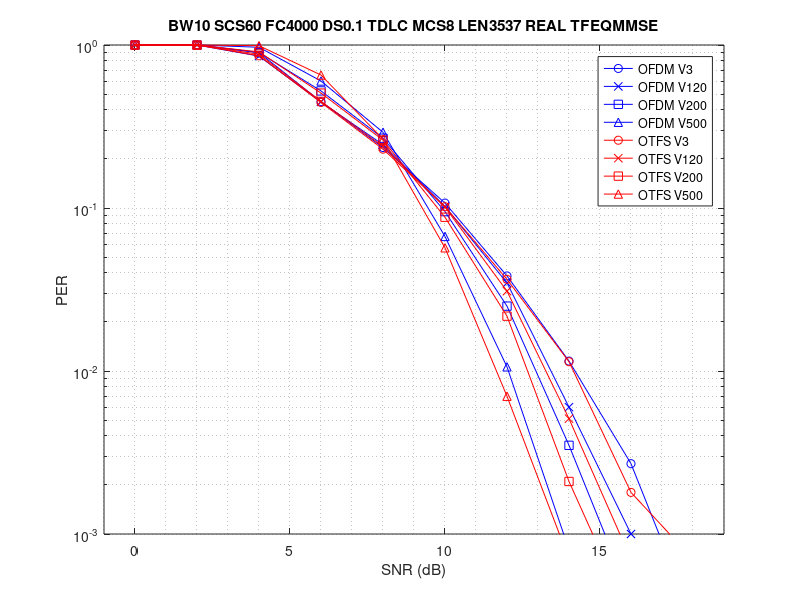
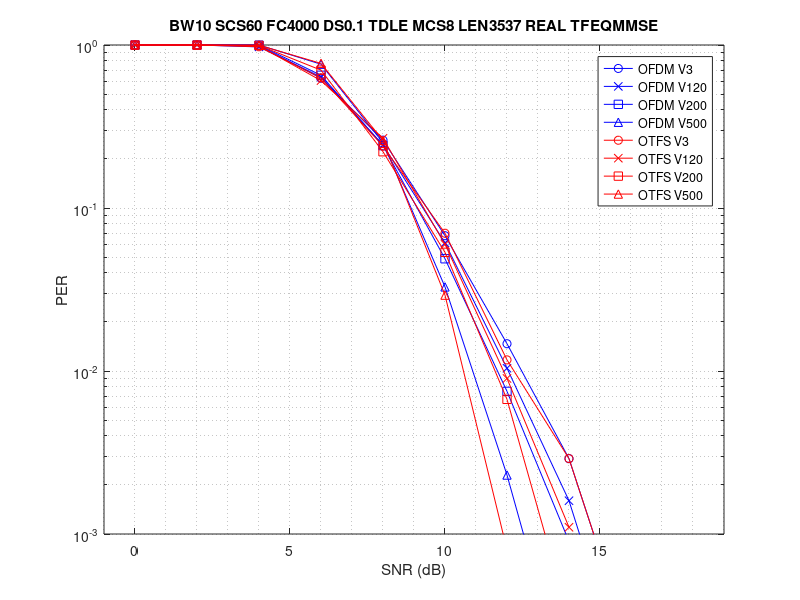
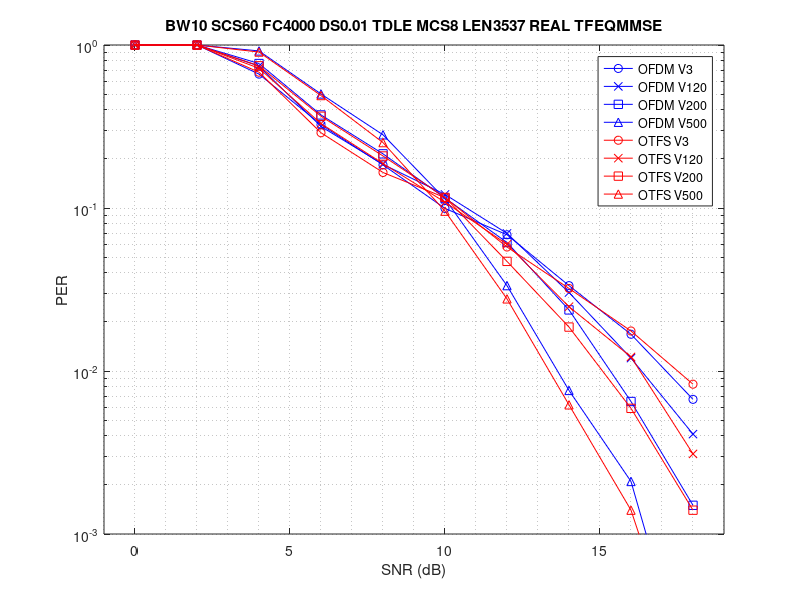

Write MATLAB code to recreate these figures, in order.
% simulator: new_wave_test_r3
% commit: a48c3a6
% maintain bandwidth (10 MHz), single slot (14 ofdm symbols) simulation

% RUNNING CASE: OFDM BW10 SCS60 FC4000 V3 DS0.1 TDLC MCS8 LEN3537 SIM10000 SNR0 REAL TFEQMMSE
per_case01 = [ ...
     0.0        401   1.000000
     2.0        401   1.000000
     4.0        447   0.897092
     6.0        893   0.449048
     8.0       1707   0.234915
    10.0       3742   0.107162
    12.0      10000   0.038300
    14.0      10000   0.011500
    16.0      10000   0.002700
    18.0      10000   0.000300];

% RUNNING CASE: OFDM BW10 SCS60 FC4000 V120 DS0.1 TDLC MCS8 LEN3537 SIM10000 SNR0 REAL TFEQMMSE
per_case02 = [ ...
     0.0        401   1.000000
     2.0        401   1.000000
     4.0        469   0.855011
     6.0        896   0.447545
     8.0       1640   0.244512
    10.0       3925   0.102166
    12.0      10000   0.034700
    14.0      10000   0.006000
    16.0      10000   0.001000
    18.0      10000   0.000100];

% RUNNING CASE: OFDM BW10 SCS60 FC4000 V200 DS0.1 TDLC MCS8 LEN3537 SIM10000 SNR0 REAL TFEQMMSE
per_case03 = [ ...
     0.0        401   1.000000
     2.0        401   1.000000
     4.0        446   0.899103
     6.0        767   0.522816
     8.0       1497   0.267869
    10.0       4219   0.095046
    12.0      10000   0.025000
    14.0      10000   0.003500
    16.0      10000   0.000400];

% RUNNING CASE: OFDM BW10 SCS60 FC4000 V500 DS0.1 TDLC MCS8 LEN3537 SIM10000 SNR0 REAL TFEQMMSE
per_case04 = [ ...
     0.0        401   1.000000
     2.0        401   1.000000
     4.0        414   0.968599
     6.0        667   0.601199
     8.0       1376   0.291424
    10.0       5994   0.066900
    12.0      10000   0.010600
    14.0      10000   0.000800];

% RUNNING CASE: OFDM BW10 SCS60 FC4000 V3 DS0.1 TDLE MCS8 LEN3537 SIM10000 SNR0 REAL TFEQMMSE
per_case05 = [ ...
     0.0        401   1.000000
     2.0        401   1.000000
     4.0        405   0.990123
     6.0        641   0.625585
     8.0       1537   0.260898
    10.0       5931   0.067611
    12.0      10000   0.014700
    14.0      10000   0.002900
    16.0      10000   0.000200];

% RUNNING CASE: OFDM BW10 SCS60 FC4000 V120 DS0.1 TDLE MCS8 LEN3537 SIM10000 SNR0 REAL TFEQMMSE
per_case06 = [ ...
     0.0        401   1.000000
     2.0        401   1.000000
     4.0        412   0.973301
     6.0        630   0.636508
     8.0       1646   0.243621
    10.0       6563   0.061100
    12.0      10000   0.010400
    14.0      10000   0.001600
    16.0      10000   0.000100];

% RUNNING CASE: OFDM BW10 SCS60 FC4000 V200 DS0.1 TDLE MCS8 LEN3537 SIM10000 SNR0 REAL TFEQMMSE
per_case07 = [ ...
     0.0        401   1.000000
     2.0        401   1.000000
     4.0        402   0.997512
     6.0        615   0.652033
     8.0       1662   0.241276
    10.0       8214   0.048819
    12.0      10000   0.007500
    14.0      10000   0.000900];

% RUNNING CASE: OFDM BW10 SCS60 FC4000 V500 DS0.1 TDLE MCS8 LEN3537 SIM10000 SNR0 REAL TFEQMMSE
per_case08 = [ ...
     0.0        401   1.000000
     2.0        401   1.000000
     4.0        401   1.000000
     6.0        526   0.762357
     8.0       1594   0.251568
    10.0      10000   0.032800
    12.0      10000   0.002300
    14.0      10000   0.000100];

% RUNNING CASE: OTFS BW10 SCS60 FC4000 V3 DS0.1 TDLC MCS8 LEN3537 SIM10000 SNR0 REAL TFEQMMSE
per_case09 = [ ...
     0.0        401   1.000000
     2.0        401   1.000000
     4.0        467   0.858672
     6.0        903   0.444075
     8.0       1746   0.229668
    10.0       3936   0.101880
    12.0      10000   0.036500
    14.0      10000   0.011400
    16.0      10000   0.001800
    18.0      10000   0.000700];

% RUNNING CASE: OTFS BW10 SCS60 FC4000 V120 DS0.1 TDLC MCS8 LEN3537 SIM10000 SNR0 REAL TFEQMMSE
per_case10 = [ ...
     0.0        401   1.000000
     2.0        401   1.000000
     4.0        457   0.877462
     6.0        889   0.451069
     8.0       1681   0.238548
    10.0       3960   0.101263
    12.0      10000   0.030900
    14.0      10000   0.005100
    16.0      10000   0.000700];

% RUNNING CASE: OTFS BW10 SCS60 FC4000 V200 DS0.1 TDLC MCS8 LEN3537 SIM10000 SNR0 REAL TFEQMMSE
per_case11 = [ ...
     0.0        401   1.000000
     2.0        401   1.000000
     4.0        442   0.907240
     6.0        791   0.506953
     8.0       1537   0.260898
    10.0       4568   0.087785
    12.0      10000   0.021700
    14.0      10000   0.002100
    16.0      10000   0.000300];

% RUNNING CASE: OTFS BW10 SCS60 FC4000 V500 DS0.1 TDLC MCS8 LEN3537 SIM10000 SNR0 REAL TFEQMMSE
per_case12 = [ ...
     0.0        401   1.000000
     2.0        401   1.000000
     4.0        405   0.990123
     6.0        613   0.654160
     8.0       1517   0.264338
    10.0       7038   0.056976
    12.0      10000   0.007000
    14.0      10000   0.000700];

% RUNNING CASE: OTFS BW10 SCS60 FC4000 V3 DS0.1 TDLE MCS8 LEN3537 SIM10000 SNR0 REAL TFEQMMSE
per_case13 = [ ...
     0.0        401   1.000000
     2.0        401   1.000000
     4.0        411   0.975669
     6.0        638   0.628527
     8.0       1675   0.239403
    10.0       5728   0.070007
    12.0      10000   0.011700
    14.0      10000   0.002900
    16.0      10000   0.000200];

% RUNNING CASE: OTFS BW10 SCS60 FC4000 V120 DS0.1 TDLE MCS8 LEN3537 SIM10000 SNR0 REAL TFEQMMSE
per_case14 = [ ...
     0.0        401   1.000000
     2.0        401   1.000000
     4.0        406   0.987685
     6.0        663   0.604827
     8.0       1498   0.267690
    10.0       6698   0.059869
    12.0      10000   0.009000
    14.0      10000   0.001100
    16.0      10000   0.000000];

% RUNNING CASE: OTFS BW10 SCS60 FC4000 V200 DS0.1 TDLE MCS8 LEN3537 SIM10000 SNR0 REAL TFEQMMSE
per_case15 = [ ...
     0.0        401   1.000000
     2.0        401   1.000000
     4.0        403   0.995037
     6.0        572   0.701049
     8.0       1811   0.221425
    10.0       7499   0.053474
    12.0      10000   0.006700
    14.0      10000   0.000300];

% RUNNING CASE: OTFS BW10 SCS60 FC4000 V500 DS0.1 TDLE MCS8 LEN3537 SIM10000 SNR0 REAL TFEQMMSE
per_case16 = [ ...
     0.0        401   1.000000
     2.0        401   1.000000
     4.0        402   0.997512
     6.0        520   0.771154
     8.0       1544   0.259715
    10.0      10000   0.029200
    12.0      10000   0.000800];

% RUNNING CASE: OFDM BW10 SCS60 FC4000 V3 DS0.01 TDLE MCS8 LEN3537 SIM10000 SNR0 REAL TFEQMMSE
per_case17 = [ ...
     0.0        401   1.000000
     2.0        401   1.000000
     4.0        605   0.662810
     6.0       1235   0.324696
     8.0       2180   0.183945
    10.0       4034   0.099405
    12.0       5852   0.068524
    14.0      10000   0.033400
    16.0      10000   0.016800
    18.0      10000   0.006700];

% RUNNING CASE: OFDM BW10 SCS60 FC4000 V120 DS0.01 TDLE MCS8 LEN3537 SIM10000 SNR0 REAL TFEQMMSE
per_case18 = [ ...
     0.0        401   1.000000
     2.0        401   1.000000
     4.0        540   0.742593
     6.0       1268   0.316246
     8.0       2165   0.185219
    10.0       3310   0.121148
    12.0       5741   0.069848
    14.0      10000   0.030300
    16.0      10000   0.012000
    18.0      10000   0.004100];

% RUNNING CASE: OFDM BW10 SCS60 FC4000 V200 DS0.01 TDLE MCS8 LEN3537 SIM10000 SNR0 REAL TFEQMMSE
per_case19 = [ ...
     0.0        401   1.000000
     2.0        401   1.000000
     4.0        521   0.769674
     6.0       1077   0.372331
     8.0       1866   0.214898
    10.0       3482   0.115164
    12.0       6530   0.061409
    14.0      10000   0.023700
    16.0      10000   0.006500
    18.0      10000   0.001500];

% RUNNING CASE: OFDM BW10 SCS60 FC4000 V500 DS0.01 TDLE MCS8 LEN3537 SIM10000 SNR0 REAL TFEQMMSE
per_case20 = [ ...
     0.0        401   1.000000
     2.0        401   1.000000
     4.0        436   0.919725
     6.0        801   0.500624
     8.0       1426   0.281206
    10.0       3525   0.113759
    12.0      10000   0.033400
    14.0      10000   0.007600
    16.0      10000   0.002100
    18.0      10000   0.000100];

% RUNNING CASE: OTFS BW10 SCS60 FC4000 V3 DS0.01 TDLE MCS8 LEN3537 SIM10000 SNR0 REAL TFEQMMSE
per_case21 = [ ...
     0.0        401   1.000000
     2.0        401   1.000000
     4.0        589   0.680815
     6.0       1385   0.289531
     8.0       2428   0.165157
    10.0       3464   0.115762
    12.0       6957   0.057640
    14.0      10000   0.032100
    16.0      10000   0.017600
    18.0      10000   0.008300];

% RUNNING CASE: OTFS BW10 SCS60 FC4000 V120 DS0.01 TDLE MCS8 LEN3537 SIM10000 SNR0 REAL TFEQMMSE
per_case22 = [ ...
     0.0        401   1.000000
     2.0        401   1.000000
     4.0        557   0.719928
     6.0       1217   0.329499
     8.0       2141   0.187296
    10.0       3692   0.108613
    12.0       6698   0.059869
    14.0      10000   0.024800
    16.0      10000   0.012200
    18.0      10000   0.003100];

% RUNNING CASE: OTFS BW10 SCS60 FC4000 V200 DS0.01 TDLE MCS8 LEN3537 SIM10000 SNR0 REAL TFEQMMSE
per_case23 = [ ...
     0.0        401   1.000000
     2.0        401   1.000000
     4.0        538   0.745353
     6.0       1097   0.365542
     8.0       1923   0.208528
    10.0       3453   0.116131
    12.0       8523   0.047049
    14.0      10000   0.018600
    16.0      10000   0.005900
    18.0      10000   0.001400];

% RUNNING CASE: OTFS BW10 SCS60 FC4000 V500 DS0.01 TDLE MCS8 LEN3537 SIM10000 SNR0 REAL TFEQMMSE
per_case24 = [ ...
     0.0        401   1.000000
     2.0        401   1.000000
     4.0        443   0.905192
     6.0        819   0.489621
     8.0       1592   0.251884
    10.0       4193   0.095636
    12.0      10000   0.027700
    14.0      10000   0.006200
    16.0      10000   0.001400
    18.0      10000   0.000100];

% figure
% semilogy(per_case01(:,1),per_case01(:,3),'-ko'), hold on
% semilogy(per_case02(:,1),per_case02(:,3),'-kx')
% semilogy(per_case03(:,1),per_case03(:,3),'-ks')
% semilogy(per_case04(:,1),per_case04(:,3),'-k^'), hold off
% grid minor
% title('OFDM BW10 SCS60 FC4000 DS0.1 TDLC MCS8 LEN3537 REAL TFEQMMSE')
% xlabel('SNR (dB)'), ylabel('PER')
% legend('V3', 'V120', 'V200', 'V500')
% axis([-1 19 1e-3 1])
% 
% figure
% semilogy(per_case05(:,1),per_case05(:,3),'-ko'), hold on
% semilogy(per_case06(:,1),per_case06(:,3),'-kx')
% semilogy(per_case07(:,1),per_case07(:,3),'-ks')
% semilogy(per_case08(:,1),per_case08(:,3),'-k^'), hold off
% grid minor
% title('OFDM BW10 SCS60 FC4000 DS0.1 TDLE MCS8 LEN3537 REAL TFEQMMSE')
% xlabel('SNR (dB)'), ylabel('PER')
% legend('V3', 'V120', 'V200', 'V500')
% axis([-1 19 1e-3 1])
% 
% figure
% semilogy(per_case09(:,1),per_case09(:,3),'-ko'), hold on
% semilogy(per_case10(:,1),per_case10(:,3),'-kx')
% semilogy(per_case11(:,1),per_case11(:,3),'-ks')
% semilogy(per_case12(:,1),per_case12(:,3),'-k^'), hold off
% grid minor
% title('OTFS BW10 SCS60 FC4000 DS0.1 TDLC MCS8 LEN3537 REAL TFEQMMSE')
% xlabel('SNR (dB)'), ylabel('PER')
% legend('V3', 'V120', 'V200', 'V500')
% axis([-1 19 1e-3 1])
% 
% figure
% semilogy(per_case13(:,1),per_case13(:,3),'-ko'), hold on
% semilogy(per_case14(:,1),per_case14(:,3),'-kx')
% semilogy(per_case15(:,1),per_case15(:,3),'-ks')
% semilogy(per_case16(:,1),per_case16(:,3),'-k^'), hold off
% grid minor
% title('OTFS BW10 SCS60 FC4000 DS0.1 TDLE MCS8 LEN3537 REAL TFEQMMSE')
% xlabel('SNR (dB)'), ylabel('PER')
% legend('V3', 'V120', 'V200', 'V500')
% axis([-1 19 1e-3 1])
% 
% figure
% semilogy(per_case17(:,1),per_case17(:,3),'-ko'), hold on
% semilogy(per_case18(:,1),per_case18(:,3),'-kx')
% semilogy(per_case19(:,1),per_case19(:,3),'-ks')
% semilogy(per_case20(:,1),per_case20(:,3),'-k^'), hold off
% grid minor
% title('OFDM BW10 SCS60 FC4000 DS0.01 TDLE MCS8 LEN3537 REAL TFEQMMSE')
% xlabel('SNR (dB)'), ylabel('PER')
% legend('V3', 'V120', 'V200', 'V500')
% axis([-1 19 1e-3 1])
% 
% figure
% semilogy(per_case21(:,1),per_case21(:,3),'-ko'), hold on
% semilogy(per_case22(:,1),per_case22(:,3),'-kx')
% semilogy(per_case23(:,1),per_case23(:,3),'-ks')
% semilogy(per_case24(:,1),per_case24(:,3),'-k^'), hold off
% grid minor
% title('OTFS BW10 SCS60 FC4000 DS0.1 TDLE MCS8 LEN3537 REAL TFEQMMSE')
% xlabel('SNR (dB)'), ylabel('PER')
% legend('V3', 'V120', 'V200', 'V500')
% axis([-1 19 1e-3 1])

figure
semilogy(per_case01(:,1),per_case01(:,3),'-bo'), hold on
semilogy(per_case02(:,1),per_case02(:,3),'-bx')
semilogy(per_case03(:,1),per_case03(:,3),'-bs')
semilogy(per_case04(:,1),per_case04(:,3),'-b^')
semilogy(per_case09(:,1),per_case09(:,3),'-ro')
semilogy(per_case10(:,1),per_case10(:,3),'-rx')
semilogy(per_case11(:,1),per_case11(:,3),'-rs')
semilogy(per_case12(:,1),per_case12(:,3),'-r^'), hold off
grid minor
title('BW10 SCS60 FC4000 DS0.1 TDLC MCS8 LEN3537 REAL TFEQMMSE')
xlabel('SNR (dB)'), ylabel('PER')
legend('OFDM V3', 'OFDM V120', 'OFDM V200', 'OFDM V500', 'OTFS V3', 'OTFS V120', 'OTFS V200', 'OTFS V500')
axis([-1 19 1e-3 1])

figure
semilogy(per_case05(:,1),per_case05(:,3),'-bo'), hold on
semilogy(per_case06(:,1),per_case06(:,3),'-bx')
semilogy(per_case07(:,1),per_case07(:,3),'-bs')
semilogy(per_case08(:,1),per_case08(:,3),'-b^')
semilogy(per_case13(:,1),per_case13(:,3),'-ro')
semilogy(per_case14(:,1),per_case14(:,3),'-rx')
semilogy(per_case15(:,1),per_case15(:,3),'-rs')
semilogy(per_case16(:,1),per_case16(:,3),'-r^'), hold off
grid minor
title('BW10 SCS60 FC4000 DS0.1 TDLE MCS8 LEN3537 REAL TFEQMMSE')
xlabel('SNR (dB)'), ylabel('PER')
legend('OFDM V3', 'OFDM V120', 'OFDM V200', 'OFDM V500', 'OTFS V3', 'OTFS V120', 'OTFS V200', 'OTFS V500')
axis([-1 19 1e-3 1])

figure
semilogy(per_case17(:,1),per_case17(:,3),'-bo'), hold on
semilogy(per_case18(:,1),per_case18(:,3),'-bx')
semilogy(per_case19(:,1),per_case19(:,3),'-bs')
semilogy(per_case20(:,1),per_case20(:,3),'-b^')
semilogy(per_case21(:,1),per_case21(:,3),'-ro')
semilogy(per_case22(:,1),per_case22(:,3),'-rx')
semilogy(per_case23(:,1),per_case23(:,3),'-rs')
semilogy(per_case24(:,1),per_case24(:,3),'-r^'), hold off
grid minor
title('BW10 SCS60 FC4000 DS0.01 TDLE MCS8 LEN3537 REAL TFEQMMSE')
xlabel('SNR (dB)'), ylabel('PER')
legend('OFDM V3', 'OFDM V120', 'OFDM V200', 'OFDM V500', 'OTFS V3', 'OTFS V120', 'OTFS V200', 'OTFS V500')
axis([-1 19 1e-3 1])
